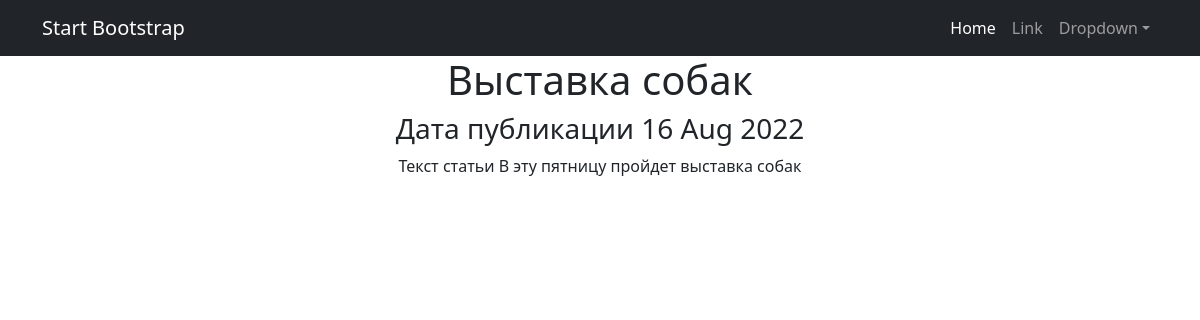
/news/15, run on the app's committed database.
### news/models.py (models this page shows, shortened)
class Post(models.Model):
    author = models.ForeignKey(Author, on_delete=models.CASCADE)
    NEWS = 'NW'
    ARTICLE = 'AR'
    CATEGORY_CHOICES = (
        (NEWS, 'Новость'),
        (ARTICLE, 'Статья')
    )
    category_type = models.CharField(max_length=2, choices=CATEGORY_CHOICES, default=ARTICLE)
    dateCreation = models.DateTimeField(auto_now_add=True)
    title = models.CharField(max_length=128)
    text = models.TextField()
    rating = models.SmallIntegerField(default=0)
    category = models.ManyToManyField(Category, through='PostCategory', verbose_name='Категория')

### news/views.py (the view)
# urls.py: path('<int:pk>', NewsDetail.as_view(), name='news'),
class NewsDetail(DetailView):
    model = Post
    template_name = 'new.html'
    context_object_name = 'newOne'

### news/templatetags/custom_filters.py (called while the page is built)
@register.filter()
def censor(value):
    if not isinstance(value, str):
        raise ValueError
    for word in black_list:
        value = value.replace(word[1:], "*"*(len(word)-1))
    return value

### templates/new.html (shortened to what this page needs)
{% extends 'flatpages/default.html' %}
{% load custom_filters %}
{% block content %}
<h1>{{ newOne.title|censor}}</h1>
<h3> Дата публикации {{ newOne.dateCreation|date:'d M Y' }}</h3>
<p> Текст статьи {{ newOne.text|censor }}</p>
{% endblock content %}

### data on the page
Post: title|censor "Выставка собак", dateCreation "16 Aug 2022", text|censor "В эту пятницу пройдет выставка собак"
